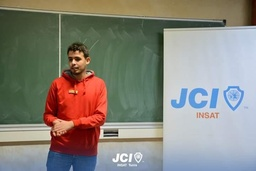
#> input picture files/visual_decrypt.jpeg, 256 x 171 px, shrunk from 720 x 480 before the run
$ python -i logic.py   (imports and definitions only)   (older library calls are emulated)
#> lines starting #> are read from the running program, lines starting #| are printed output that depends on the picture
#!/usr/bin/env python
# ----------------- Header Files ---------------------#

from __future__ import division, print_function, unicode_literals

from PIL import Image
from Crypto.Cipher import AES
import binascii
import numpy as np
from os.path import join as path_join
from os import makedirs
from os.path import exists

# [1 line not run here, left out]

# ----------------- Create Folders ---------------------#

files_folder_path = "files/"
# [2 lines not run here, left out]
cipher_folder_path = "cipher_files/"
# [2 lines not run here, left out]

# ----------------- Utility Functions ---------------------#

def load_image(name):
    return Image.open(name)

# ----------------- Functions for encryption ---------------------#

def prepare_message_image(image, size):
    if size != image.size:
        image = image.resize(size, Image.ANTIALIAS)
    return image

def generate_secret(size, secret_image = None):
    width, height = size
    new_secret_image = Image.new(mode = "RGB", size = (width * 2, height * 2))

    for x in range(0, 2 * width, 2):
        for y in range(0, 2 * height, 2):
            color1 = np.random.randint(255)
            color2 = np.random.randint(255)
            color3 = np.random.randint(255)
            new_secret_image.putpixel((x,  y),   (color1,color2,color3))
            new_secret_image.putpixel((x+1,y),   (255-color1,255-color2,255-color3))
            new_secret_image.putpixel((x,  y+1), (255-color1,255-color2,255-color3))
            new_secret_image.putpixel((x+1,y+1), (color1,color2,color3))

    return new_secret_image

def generate_ciphered_image(secret_image, prepared_image):
    width, height = prepared_image.size
    ciphered_image = Image.new(mode = "RGB", size = (width * 2, height * 2))
    for x in range(0, width*2, 2):
        for y in range(0, height*2, 2):
            sec = secret_image.getpixel((x,y))
            msssg = prepared_image.getpixel((int(x/2),int(y/2)))
            color1 = (msssg[0]+sec[0])%256
            color2 = (msssg[1]+sec[1])%256
            color3 = (msssg[2]+sec[2])%256
            ciphered_image.putpixel((x,  y),   (color1,color2,color3))
            ciphered_image.putpixel((x+1,y),   (255-color1,255-color2,255-color3))
            ciphered_image.putpixel((x,  y+1), (255-color1,255-color2,255-color3))
            ciphered_image.putpixel((x+1,y+1), (color1,color2,color3))

    return ciphered_image

# [13 lines left out: function generate_image_back, not called in this run]

#------------------------Encryption -------------------#

def level_one_encrypt(Imagename):
#> called with Imagename = 'files/visual_decrypt.jpeg'
    message_image = load_image(Imagename)
#> in load_image, returned value is the input picture: PIL image 256x171 RGB; mean R, G, B 136.2, 132.8, 124
    size = message_image.size
#> size = (256, 171)

    secret_image = generate_secret(size)
#> in generate_secret, `new_secret_image = Image.new(mode = "RGB", size = (width * 2, height *..`: new_secret_image: PIL image 512x342 RGB; every value is 0
#> after the loop in generate_secret, `for x in range(0, 2 * width, 2):`:
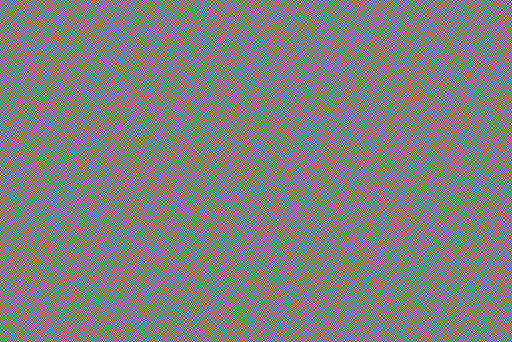
#> new_secret_image: PIL image 512x342 RGB; mean R, G, B 127.5, 127.5, 127.5
    secret_image.save(path_join(files_folder_path, "secret.jpeg"))

    prepared_image = prepare_message_image(message_image, size)
    ciphered_image = generate_ciphered_image(secret_image, prepared_image)
#> after the loop in generate_ciphered_image, `for x in range(0, width*2, 2):`:
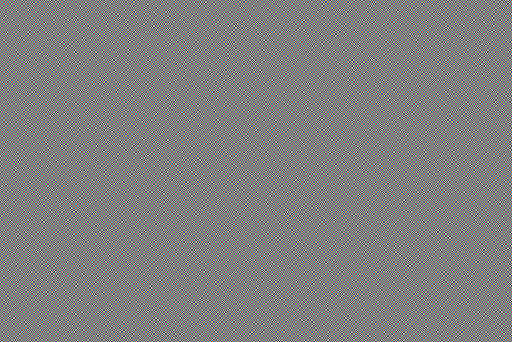
#> ciphered_image: PIL image 512x342 RGB; mean R, G, B 127.5, 127.5, 127.5
    ciphered_image.save(path_join(files_folder_path, "2-share_encrypt.jpeg"))

# -------------------- Construct Encrypted Image  ----------------#

# [129 lines left out: functions construct_enc_image, encrypt, decrypt, not called in this run]

>>> result = level_one_encrypt('files/visual_decrypt.jpeg')
